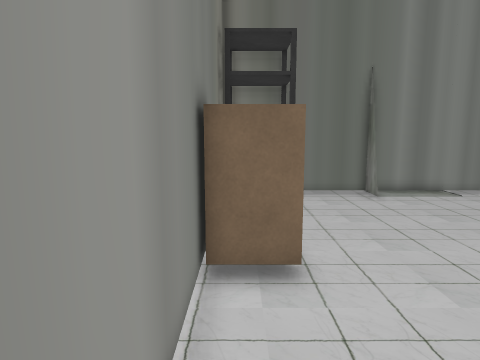
view 1 (above)

12 first-person views from a walk through a 3-D level made in the Unity game engine. The camera is 1.5 m above the floor, tilts 8° down and sees 75° across. The floor is counted in squares, 0.5 m on a side. Each view is taken from the middle of a square. On the plan, view 1 faces up. The plan holds only what a view shows up to about 20 squares ahead; the rest is blank. The place goes on beyond the plan. The player is left out.

view 2
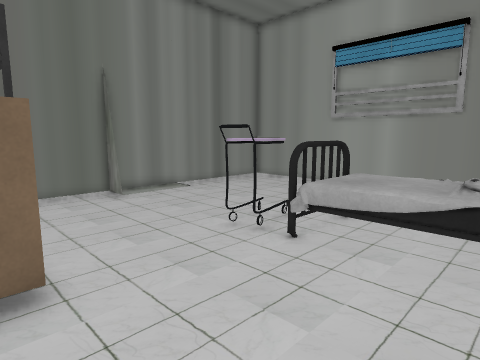

view 3
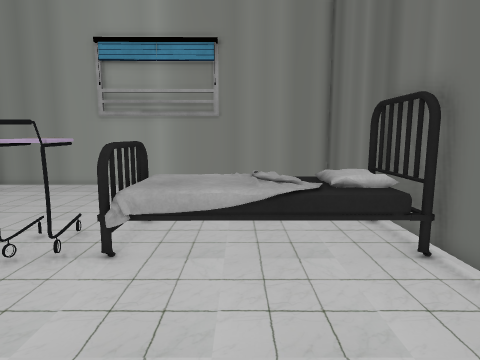

view 4
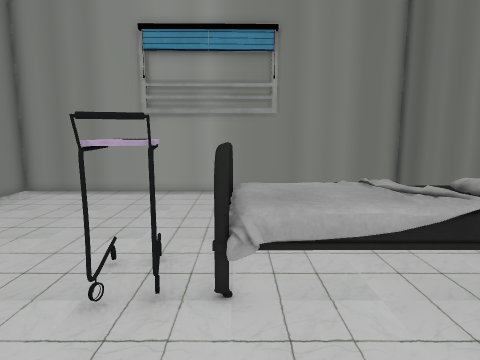

view 5
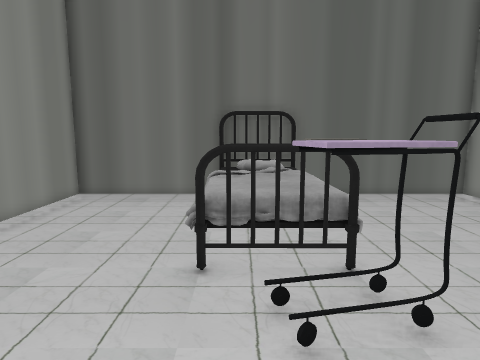

view 6
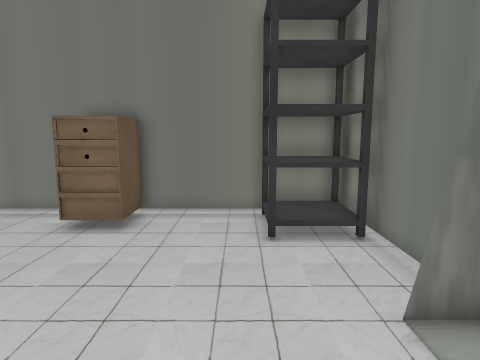

view 7
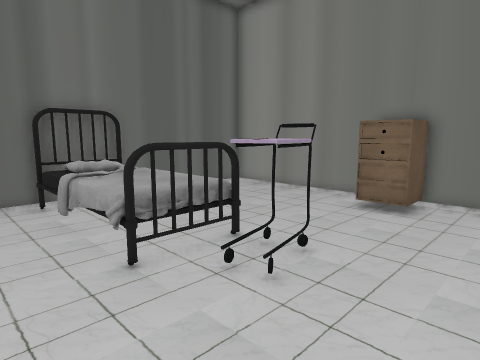

view 8
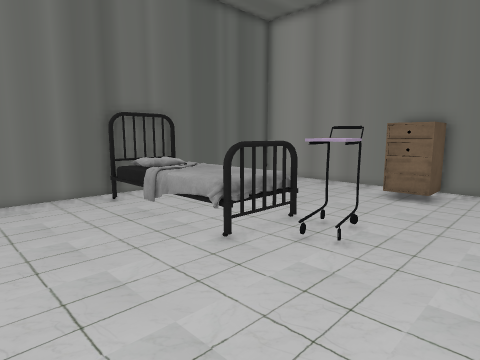

view 9
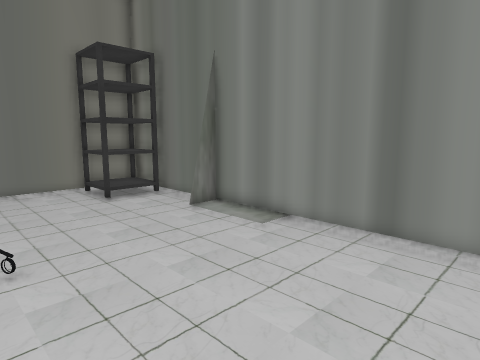

view 10
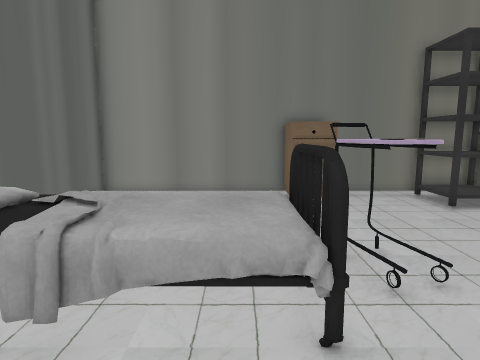

view 11
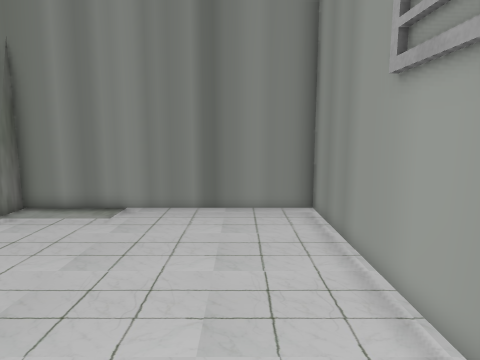

view 12
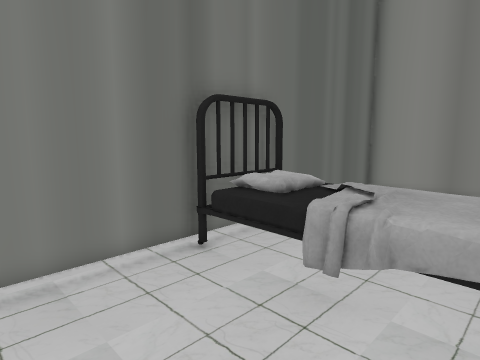

### Floor plan
Key: @ floor where view 1 was taken; # wall or solid block; . floor; O other object.
Columns run from 1 left of view 1 to 18 right of it. Each row starts with its distance up from view 1.
 16 ####################
 15 #OOO...#...........#
 14 #OOO...............#
 13 #OOO...............#
 12 #..................#
 11 #..................#
 10 #..................#
  9 #..................#
  8 #OO.....OOO........#
  7 OOO.....OOO........#
  6 #OO.....O..........#
  5 #.......OOOOO......#
  4 #.......OOOOO......#
  3 #.......OOOOO......#
  2 #.......OOOOO......#
  1 #.......OOOOO......#
  0 #@......OOOOO......#
 -1 #.......OOOOO......#
 -2 #........OOOO......#
 -3 ####################

Positions as (right, up) in squares from view 1, and headings:
1: (0, 0), facing up
2: (0, 0), facing up-right
3: (0, 2), facing right
4: (2, 5), facing right
5: (10, 12), facing down
6: (11, 12), facing left
7: (14, 12), facing down-left
8: (17, 12), facing down-left
9: (17, 7), facing up-left
10: (15, 4), facing left
11: (15, 4), facing up
12: (16, 4), facing down-left
